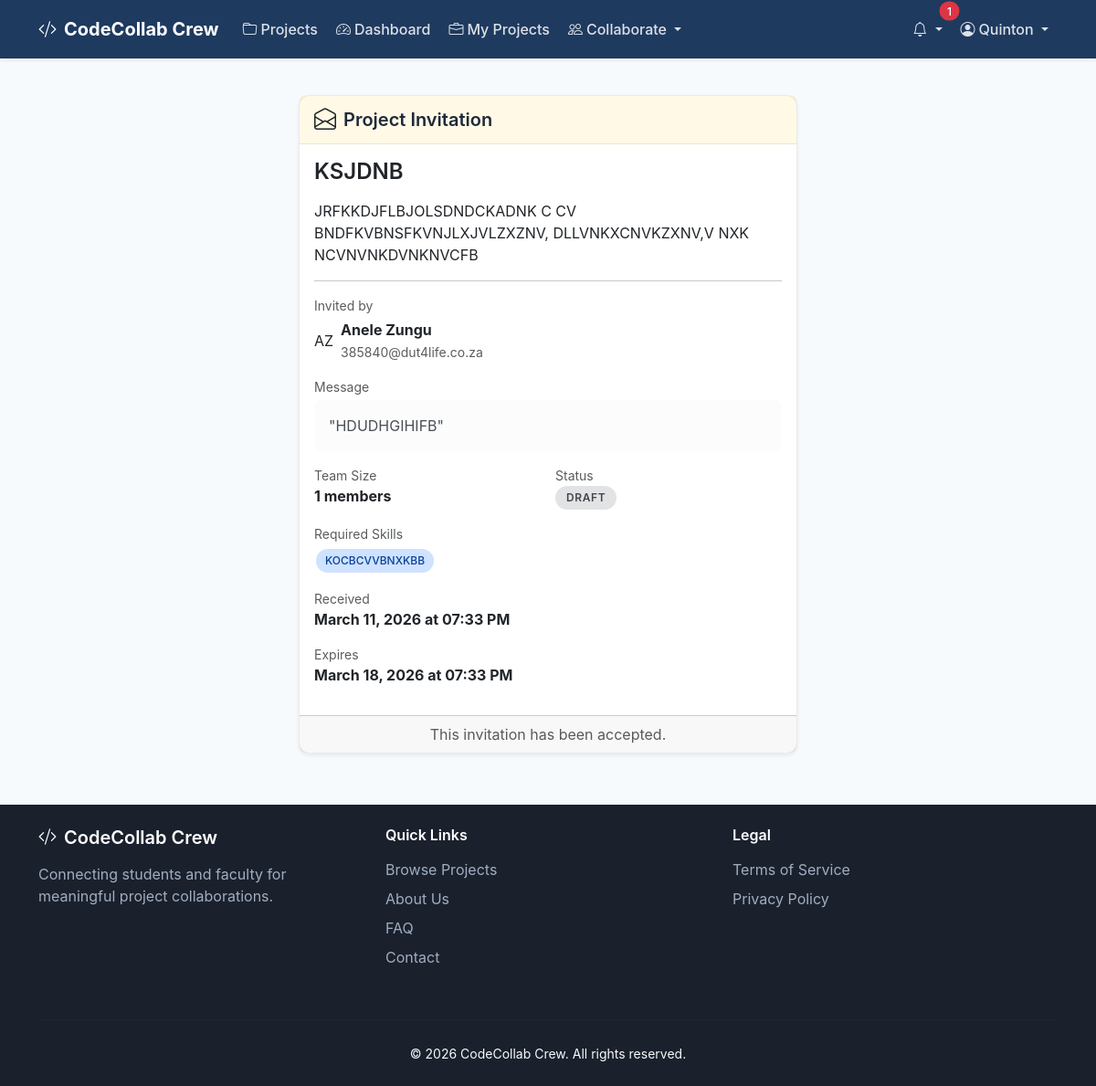
The app's page /projects/invitation/2 (signed in) with its own data.
### app/models.py (models this page shows, shortened)
class User(UserMixin, db.Model):
    __tablename__ = 'users'
    id = db.Column(db.Integer, primary_key=True)
    email = db.Column(db.String(120), unique=True, nullable=False, index=True)
    password_hash = db.Column(db.String(128), nullable=False)
    first_name = db.Column(db.String(50), nullable=False)
    last_name = db.Column(db.String(50), nullable=False)
    student_id = db.Column(db.String(20), unique=True, index=True)  # For students
    employee_id = db.Column(db.String(20), unique=True, index=True)  # For faculty
    phone = db.Column(db.String(20))
    bio = db.Column(db.Text)
    avatar = db.Column(db.Text)  # Stores base64 data URL for profile picture
    is_active = db.Column(db.Boolean, default=True)
    is_verified = db.Column(db.Boolean, default=False)
    availability_status = db.Column(db.String(20), default='available')  # available, busy, away, offline
    last_seen = db.Column(db.DateTime, default=lambda: datetime.now(timezone.utc))
    created_at = db.Column(db.DateTime, default=lambda: datetime.now(timezone.utc))
    updated_at = db.Column(db.DateTime, default=lambda: datetime.now(timezone.utc), onupdate=lambda: datetime.now(timezone.utc))
    last_login = db.Column(db.DateTime)
    department_id = db.Column(db.Integer, db.ForeignKey('departments.id'))
    roles = db.relationship('Role', secondary=user_roles, backref=db.backref('users', lazy='dynamic'))
    skills = db.relationship('Skill', secondary=user_skills, backref=db.backref('users', lazy='dynamic'))
    owned_projects = db.relationship('Project', backref='owner', lazy='dynamic', foreign_keys='Project.owner_id')
    applications = db.relationship('ProjectApplication', backref='applicant', lazy='dynamic', foreign_keys='ProjectApplication.user_id')
    memberships = db.relationship('ProjectMember', backref='user', lazy='dynamic')
    contributions = db.relationship('Contribution', backref='contributor', lazy='dynamic')
    notifications = db.relationship('Notification', backref='user', lazy='dynamic', foreign_keys='Notification.user_id')
    @property
    def full_name(self):
        return f'{self.first_name} {self.last_name}'
    def has_role(self, role_name):
        return any(role.name == role_name for role in self.roles)
    @property
    def is_lecturer(self):
        return self.has_role('lecturer')
    @property
    def is_student(self):
        return self.has_role('student')
    def get_unread_notifications_count(self):
        return Notification.query.filter_by(user_id=self.id, is_read=False).count()

class Project(db.Model):
    __tablename__ = 'projects'
    id = db.Column(db.Integer, primary_key=True)
    title = db.Column(db.String(200), nullable=False)
    description = db.Column(db.Text, nullable=False)
    goals = db.Column(db.Text)
    expected_outcomes = db.Column(db.Text)
    status = db.Column(db.String(20), default='draft')  # draft, open, in_progress, completed, cancelled
    visibility = db.Column(db.String(20), default='public')  # public, department, private
    max_team_size = db.Column(db.Integer, default=5)
    min_team_size = db.Column(db.Integer, default=1)
    invite_code = db.Column(db.String(32), unique=True, index=True)  # For shareable invite links
    start_date = db.Column(db.Date)
    end_date = db.Column(db.Date)
    application_deadline = db.Column(db.DateTime)
    created_at = db.Column(db.DateTime, default=lambda: datetime.now(timezone.utc))
    updated_at = db.Column(db.DateTime, default=lambda: datetime.now(timezone.utc), onupdate=lambda: datetime.now(timezone.utc))
    owner_id = db.Column(db.Integer, db.ForeignKey('users.id'), nullable=False)
    course_id = db.Column(db.Integer, db.ForeignKey('courses.id'))
    department_id = db.Column(db.Integer, db.ForeignKey('departments.id'))
    skills = db.relationship('Skill', secondary=project_skills, backref=db.backref('projects', lazy='dynamic'))
    tools = db.relationship('Tool', secondary=project_tools, backref=db.backref('projects', lazy='dynamic'))
    milestones = db.relationship('Milestone', backref='project', lazy='dynamic', order_by='Milestone.due_date')
    applications = db.relationship('ProjectApplication', backref='project', lazy='dynamic')
    members = db.relationship('ProjectMember', backref='project', lazy='dynamic')
    files = db.relationship('ProjectFile', backref='project', lazy='dynamic')
    updates = db.relationship('ProjectUpdate', backref='project', lazy='dynamic', order_by='desc(ProjectUpdate.created_at)')
    contributions = db.relationship('Contribution', backref='project', lazy='dynamic')
    feedback = db.relationship('Feedback', backref='project', lazy='dynamic')
    @property
    def team_count(self):
        return self.members.filter_by(status='active').count()

class ProjectInvitation(db.Model):
    __tablename__ = 'project_invitations'
    id = db.Column(db.Integer, primary_key=True)
    email = db.Column(db.String(120))  # Email for external invites
    status = db.Column(db.String(20), default='pending')  # pending, accepted, declined, expired
    message = db.Column(db.Text)  # Invitation message
    created_at = db.Column(db.DateTime, default=lambda: datetime.now(timezone.utc))
    expires_at = db.Column(db.DateTime)  # Expiration date
    responded_at = db.Column(db.DateTime)
    project_id = db.Column(db.Integer, db.ForeignKey('projects.id'), nullable=False)
    invited_by_id = db.Column(db.Integer, db.ForeignKey('users.id'), nullable=False)
    invited_user_id = db.Column(db.Integer, db.ForeignKey('users.id'))  # If inviting existing user
    project = db.relationship('Project', backref=db.backref('invitations', lazy='dynamic'))
    invited_by = db.relationship('User', foreign_keys=[invited_by_id], backref='sent_invitations')
    invited_user = db.relationship('User', foreign_keys=[invited_user_id], backref='received_invitations')

class Skill(db.Model):
    __tablename__ = 'skills'
    id = db.Column(db.Integer, primary_key=True)
    name = db.Column(db.String(50), unique=True, nullable=False)
    category = db.Column(db.String(50))

### app/routes/projects.py (the view)
@projects_bp.route('/invitation/<int:invitation_id>')
@login_required
def view_invitation(invitation_id):
    invitation = ProjectInvitation.query.get_or_404(invitation_id)
    if invitation.invited_user_id != current_user.id:
        flash('You do not have permission to view this invitation.', 'danger')
        return redirect(url_for('dashboard.index'))
    return render_template('projects/view_invitation.html', invitation=invitation)

### app/templates/projects/view_invitation.html (shortened to what this page needs)
{% extends "base.html" %}
{% block content %}
<div class="container py-4">
    <div class="row justify-content-center">
        <div class="col-lg-6">
            <div class="card">
                <div class="card-header bg-warning bg-opacity-10">
                    <div class="d-flex align-items-center">
                        <i class="bi bi-envelope-open fs-4 me-2"></i>
                        <h5 class="mb-0">Project Invitation</h5>
                    </div>
                </div>
                <div class="card-body">
                    <h4 class="card-title mb-3">{{ invitation.project.title }}</h4>
                    <p class="card-text">{{ invitation.project.description }}</p>
                    <hr>
                    <div class="mb-3">
                        <small class="text-muted d-block mb-1">Invited by</small>
                        <div class="d-flex align-items-center">
                            <div class="avatar me-2">
                                {{ invitation.invited_by.first_name[0] }}{{ invitation.invited_by.last_name[0] }}
                            </div>
                            <div>
                                <strong>{{ invitation.invited_by.full_name }}</strong>
                                <br><small class="text-muted">{{ invitation.invited_by.email }}</small>
                            </div>
                        </div>
                    </div>
                    {% if invitation.message %}
                    <div class="mb-3">
                        <small class="text-muted d-block mb-1">Message</small>
                        <div class="alert alert-light">
                            "{{ invitation.message }}"
                        </div>
                    </div>
                    {% endif %}
                    <div class="row g-3 mb-3">
                        <div class="col-6">
                            <small class="text-muted d-block">Team Size</small>
                            <strong>{{ invitation.project.team_count }} members</strong>
                        </div>
                        <div class="col-6">
                            <small class="text-muted d-block">Status</small>
                            <span class="status-badge status-{{ invitation.project.status }}">
                                {{ invitation.project.status.replace('_', ' ') }}
                            </span>
                        </div>
                    </div>
                    {% if invitation.project.skills %}
                    <div class="mb-3">
                        <small class="text-muted d-block mb-1">Required Skills</small>
                        {% for skill in invitation.project.skills %}
                        <span class="skill-tag">{{ skill.name }}</span>
                        {% endfor %}
                    </div>
                    {% endif %}
                    <div class="mb-3">
                        <small class="text-muted d-block">Received</small>
                        <strong>{{ invitation.created_at.strftime('%B %d, %Y at %I:%M %p') }}</strong>
                    </div>
                    {% if invitation.expires_at %}
                    <div class="mb-3">
                        <small class="text-muted d-block">Expires</small>
                        <strong>{{ invitation.expires_at.strftime('%B %d, %Y at %I:%M %p') }}</strong>
                    </div>
                    {% endif %}
                </div>
                {% if invitation.status == 'pending' %}
                <div class="card-footer">
                    <div class="d-flex gap-2">
                        <form action="{{ url_for('projects.accept_invitation', invitation_id=invitation.id) }}" method="POST" class="flex-grow-1">
                            <input type="hidden" name="csrf_token" value="{{ csrf_token() }}">
                            <button type="submit" class="btn btn-success w-100">
                                <i class="bi bi-check-circle me-1"></i>Accept Invitation
                            </button>
                        </form>
                        <form action="{{ url_for('projects.decline_invitation', invitation_id=invitation.id) }}" method="POST" class="flex-grow-1">
                            <input type="hidden" name="csrf_token" value="{{ csrf_token() }}">
                            <button type="submit" class="btn btn-outline-danger w-100">
                                <i class="bi bi-x-circle me-1"></i>Decline
                            </button>
                        </form>
                    </div>
                </div>
                {% else %}
                <div class="card-footer text-center text-muted">
                    This invitation has been {{ invitation.status }}.
                </div>
                {% endif %}
            </div>
        </div>
    </div>
</div>
{% endblock %}

### app/templates/base.html (shortened to what this page needs)
<!DOCTYPE html>
<html lang="en">
<head>
    <link href="https://cdn.jsdelivr.net/npm/bootstrap@5.3.2/dist/css/bootstrap.min.css" rel="stylesheet">
    <link href="https://cdn.jsdelivr.net/npm/bootstrap-icons@1.11.1/font/bootstrap-icons.css" rel="stylesheet">
    <link href="{{ url_for('static', filename='css/main.css') }}" rel="stylesheet">
</head>
<body>
    <nav class="navbar navbar-expand-lg navbar-dark bg-primary sticky-top">
        <div class="container">
            <a class="navbar-brand fw-bold" href="{{ url_for('main.index') }}">
                <i class="bi bi-code-slash me-2"></i>CodeCollab Crew
            </a>
            <div class="collapse navbar-collapse" id="navbarNav">
                <ul class="navbar-nav me-auto">
                    <li class="nav-item">
                        <a class="nav-link" href="{{ url_for('projects.list_projects') }}">
                            <i class="bi bi-folder me-1"></i>Projects
                        </a>
                    </li>
                    {% if current_user.is_authenticated %}
                    <li class="nav-item">
                        <a class="nav-link" href="{{ url_for('dashboard.index') }}">
                            <i class="bi bi-speedometer2 me-1"></i>Dashboard
                        </a>
                    </li>
                    <li class="nav-item">
                        <a class="nav-link" href="{{ url_for('projects.my_projects') }}">
                            <i class="bi bi-briefcase me-1"></i>My Projects
                        </a>
                    </li>
                    <li class="nav-item dropdown">
                        <a class="nav-link dropdown-toggle" href="#" id="collabDropdown"
                           role="button" data-bs-toggle="dropdown" aria-expanded="false">
                            <i class="bi bi-people me-1"></i>Collaborate
                        </a>
                    </li>
                    {% endif %}
                </ul>
                <ul class="navbar-nav">
                    {% if current_user.is_authenticated %}
                    <li class="nav-item dropdown">
                        <a class="nav-link dropdown-toggle position-relative" href="#" id="notificationsDropdown"
                           role="button" data-bs-toggle="dropdown" aria-expanded="false">
                            <i class="bi bi-bell"></i>
                            {% set unread_count = current_user.get_unread_notifications_count() %}
                            {% if unread_count > 0 %}
                            <span class="position-absolute top-0 start-100 translate-middle badge rounded-pill bg-danger">
                                {{ unread_count if unread_count < 100 else '99+' }}
                            </span>
                            {% endif %}
                        </a>
                    </li>
                    <li class="nav-item dropdown">
                        <a class="nav-link dropdown-toggle" href="#" id="userDropdown"
                           role="button" data-bs-toggle="dropdown" aria-expanded="false">
                            <i class="bi bi-person-circle me-1"></i>{{ current_user.first_name }}
                        </a>
                    </li>
                    {% endif %}
                </ul>
            </div>
        </div>
    </nav>
    <main class="main-content">
        {% block content %}{% endblock %}
    </main>
    <footer class="footer mt-auto py-4 bg-dark text-light">
        <div class="container">
            <div class="row">
                <div class="col-md-4 mb-3">
                    <h5><i class="bi bi-code-slash me-2"></i>CodeCollab Crew</h5>
                    <p>
                        Connecting students and faculty for meaningful project collaborations.
                    </p>
                </div>
                <div class="col-md-4 mb-3">
                    <h6>Quick Links</h6>
                    <ul class="list-unstyled">
                        <li><a href="{{ url_for('projects.list_projects') }}">Browse Projects</a></li>
                        <li><a href="{{ url_for('main.about') }}">About Us</a></li>
                        <li><a href="{{ url_for('main.faq') }}">FAQ</a></li>
                        <li><a href="{{ url_for('main.contact') }}">Contact</a></li>
                    </ul>
                </div>
                <div class="col-md-4 mb-3">
                    <h6>Legal</h6>
                    <ul class="list-unstyled">
                        <li><a href="{{ url_for('main.terms') }}">Terms of Service</a></li>
                        <li><a href="{{ url_for('main.privacy') }}">Privacy Policy</a></li>
                    </ul>
                </div>
            </div>
            <hr>
            <div class="text-center">
                <small>&copy; {{ now.year }} CodeCollab Crew. All rights reserved.</small>
            </div>
        </div>
    </footer>
</body>
</html>

### records on screen
User: first_name "Quinton"
Project: project "KSJDNB", project.description "JRFKKDJFLBJOLSDNDCKADNK C CV BNDFKVBNSFKVNJLXJVLZXZNV, DLLVNKXCNVKZXNV,V NXK NCVNVNKDVNKNVCFB", project.status.replace "DRAFT"
User: invited_by "A", invited_by "Z", invited_by.full_name "Anele Zungu", invited_by.email "385840@dut4life.co.za"
ProjectInvitation: message "HDUDHGIHIFB", created_at "March 11, 2026 at 07:33 PM", expires_at "March 18, 2026 at 07:33 PM", status "accepted"
Skill: name "KOCBCVVBNXKBB"

### other values on screen
{{ unread_count if unread_count < 100 else '99+' }} "1"
{{ invitation.project.team_count }} "1"
